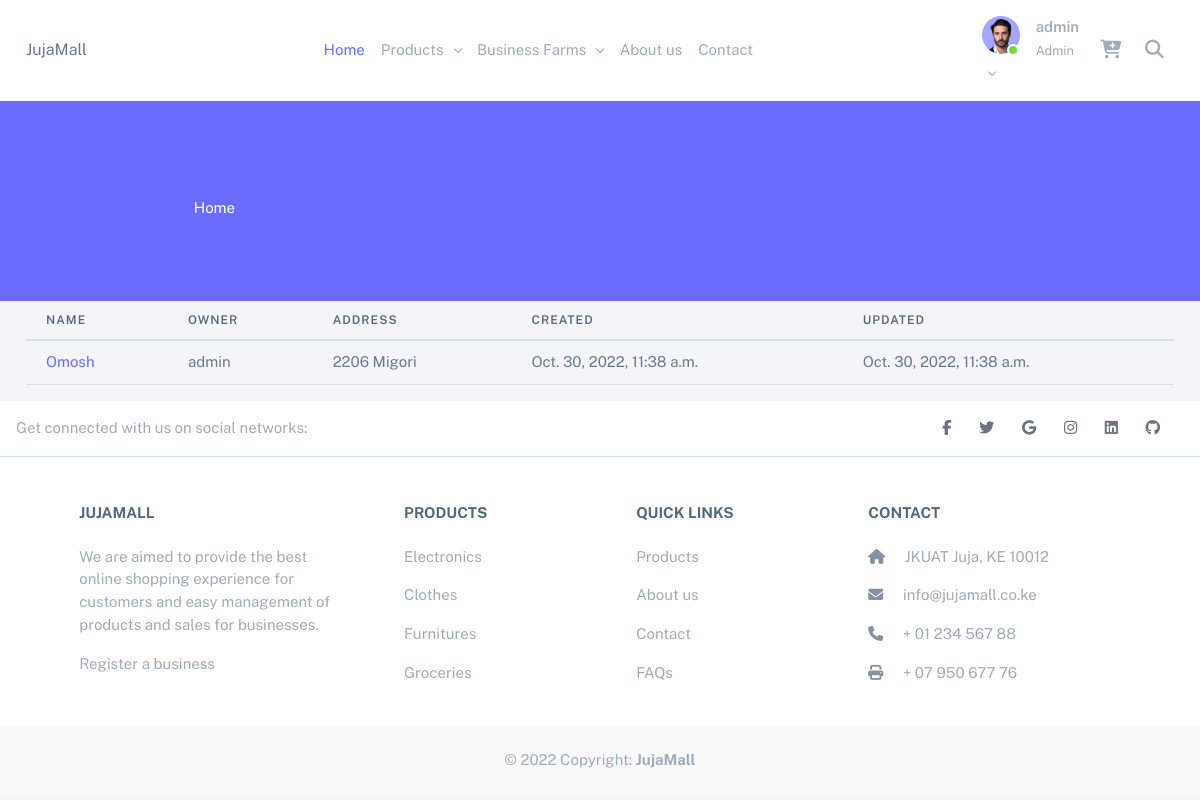
The app's page /shops/businesses/view/ (signed in) with its own data.
### shop/models.py (models this page shows, shortened)
class BusinessProfile(models.Model):
    name = models.CharField(max_length=100)
    slug = models.SlugField(max_length=100, db_index=True)
    owner = models.ForeignKey(User, on_delete=models.CASCADE)
    longitude = models.DecimalField(max_digits=22, decimal_places=16)
    latitude = models.DecimalField(max_digits=22, decimal_places=16)
    address = models.CharField(max_length=300)
    created = models.DateTimeField(auto_now_add=True)
    updated = models.DateTimeField(auto_now=True)
    description = models.TextField(blank=True)
    additional_info = models.TextField(blank=True, null=True)
    image = ResizedImageField(
        upload_to=business_file_name,
        blank=True,
        null=True,
        size=[500, 500]
    )
    def get_absolute_url(self):
        return reverse(
            'shop:business_detailed',
            args=[self.id, self.slug]
        )
    def geolocation(self):
        return f"{self.latitude}, {self.longitude}"

### shop/views.py (the view)
# urls.py: path('businesses/view/', views.business_list, name='businesses_list'),
@login_required
def business_list(request):
    businesses = BusinessProfile.objects.filter(owner=request.user)
    return render(request, "shop/my_business.html", {'businesses': businesses})

### core/context_processor.py (called while the page is built)
def product_categories(request):
    return {"product_categories": ProductCategory.objects.all()}

def jujamall(request):
    return {'jujamall': JujaMall.objects.filter(set_current=True).first()}

def business_categories(request):
    return {'business_categories': BusinessCategory.objects.all()}

### core/models.py (called while the page is built)
    def __str__(self):
        return self.title

    def get_absolute_url(self):
        return reverse('shop:business_list_by_category', args=[self.slug])

### templates/shop/my_business.html (shortened to what this page needs)
{% extends 'base.html' %}
{% load static %}
{% load crispy_forms_tags %}
{% block content %}
<div class="container-fluid">
    <table class="table">
        <thead>
            <th>Name</th>
            <th>Owner</th>
            <th>Address</th>
            <th>Created</th>
            <th>Updated</th>
        </thead>
        <tbody>
            {% for business in businesses %}
            <tr>
                <td><a href="{{business.get_absolute_url}}">{{business.name}}</a></td>
                <td>{{business.owner}}</td>
                <td>{{business.address}}</td>
                <td>{{business.created}}</td>
                <td>{{business.updated}}</td>
            </tr>
            {% endfor %}
        </tbody>
    </table>
</div>
{% endblock %}

### templates/partials/top-bar.html (shortened to what this page needs)
{% load static %}
<nav class="navbar navbar-expand-lg bg-white">
  <div class="container-fluid">
    <a class="navbar-brand" href="/">JujaMall</a>
    <div class="collapse navbar-collapse" id="navbarSupportedContent">
      <ul class="navbar-nav me-auto mb-2 mb-lg-0">
        <li class="nav-item">
          <a class="nav-link active text-primary" aria-current="page" href="/">Home</a>
        </li>
        <li class="nav-item dropdown">
          <a class="nav-link dropdown-toggle" href="#" role="button" data-bs-toggle="dropdown" aria-expanded="false">
            Products
          </a>
        </li>
        <li class="nav-item dropdown">
          <a class="nav-link dropdown-toggle" href="#" role="button" data-bs-toggle="dropdown" aria-expanded="false">
            Business Farms
          </a>
        </li>
        <li class="nav-item">
          <a class="nav-link" href="{% url 'about' %}">About us</a>
        </li>
        <li class="nav-item">
          <a class="nav-link" href="{% url 'contact' %}">Contact</a>
        </li>
      </ul>
      <ul class="navbar-nav mb-2 mb-lg-0 d-flex align-items-center">
        <li class="nav-item dropdown">
          <a class="nav-link dropdown-toggle" href="#" role="button" data-bs-toggle="dropdown" aria-expanded="false">
            <div class="d-flex">
              <div class="flex-shrink-0 me-3">
                <div class="avatar avatar-online">
                  {% if user.is_authenticated %}
                  {% if user.profile.profile_pic %}
                  <img src="{{user.profile.profile_pic.url}}" class="rounded-circle" alt="...">
                  {% else %}
                  <img src="{% static 'img/avatars/1.png' %}" class="rounded-circle" alt="...">
                  {% endif %}
                  {% else %}
                  <img src="{% static 'img/avatars/1.png' %}" class="rounded-circle" alt="...">
                  {% endif %}
                </div>
              </div>
              {% if user.is_authenticated %}
              <div class="flex-grow-1">
                <span class="fw-semibold d-block">{{user}}</span>
                <small class="text-muted">
                  {% if user.is_superuser %}Admin{% else %}{{user.profile.account_type}}{% endif %}
                </small>
              </div>
              {% endif %}
            </div>
          </a>
        </li>
        <li class="nav-item">
          <a class="nav-link mx-1" href="#"></a>
        </li>
        <li class="nav-item">
          <a class="nav-link"></a>
        </li>
      </ul>
    </div>
  </div>
</nav>

### records on screen
BusinessProfile: name "Omosh", owner "admin", address "2206 Migori", created "Oct. 30, 2022, 11:38 a.m.", updated "Oct. 30, 2022, 11:38 a.m."

### other values on screen
{{ user }} "admin"
{{ jujamall | default:"Jujamall" }} "JUJAMALL"
